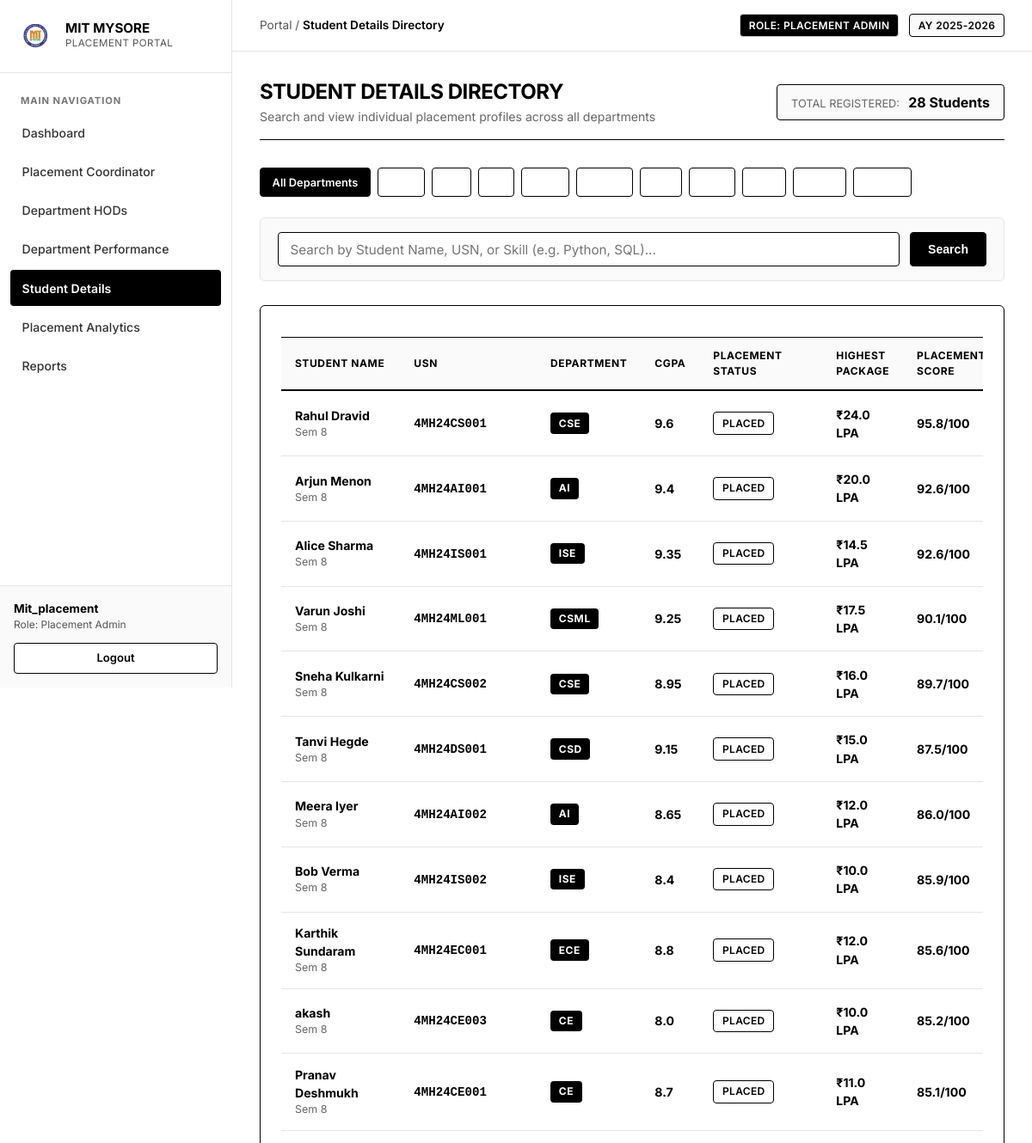
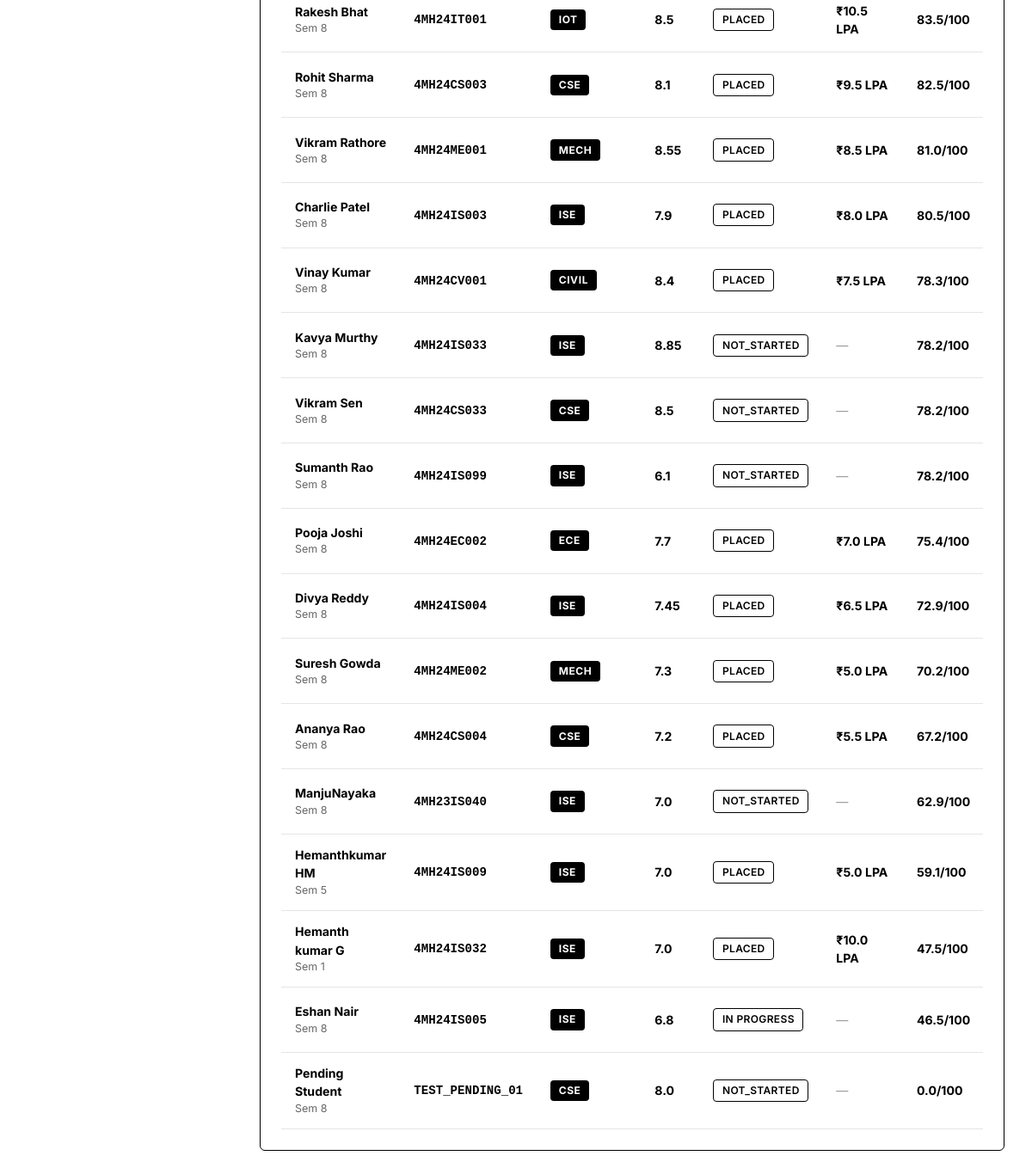
Page /portal/students (signed in) on the committed database (2 pictures, top to bottom).
### models.py (models this page shows, shortened)
class Student(db.Model):
    __tablename__ = 'students'
    usn = db.Column(db.String(20), primary_key=True)
    name = db.Column(db.String(100), nullable=False)
    mobile_number = db.Column(db.String(15), unique=True, nullable=False)
    email = db.Column(db.String(100), unique=True, nullable=True)
    department_id = db.Column(db.Integer, db.ForeignKey('departments.id'), nullable=False)
    semester = db.Column(db.Integer, default=8)
    cgpa = db.Column(db.Float, default=8.0)
    attendance = db.Column(db.Float, default=85.0)
    academic_score = db.Column(db.Float, default=82.0)
    skills = db.Column(db.String(255), default="Python, DSA, SQL")
    programming_languages = db.Column(db.String(255), default="Python, Java, C++")
    technical_skills = db.Column(db.String(255), default="Data Structures, DBMS, Web Development")
    certifications = db.Column(db.String(255), default="Cloud Computing, Full Stack Web Development")
    projects = db.Column(db.Text, default="Smart Placement Portal, AI Resume Screener")
    companies_attended = db.Column(db.Integer, default=0)
    companies_selected = db.Column(db.Integer, default=0)
    offers_count = db.Column(db.Integer, default=0)
    highest_package = db.Column(db.Float, default=0.0)  # in LPA
    average_package = db.Column(db.Float, default=0.0)  # in LPA
    placement_status = db.Column(db.String(50), default="NOT_STARTED") # PLACED, IN_PROCESS, NOT_STARTED, NOT_PLACED
    placement_approval_status = db.Column(db.String(50), default="APPROVED") # PENDING, APPROVED, REJECTED
    approved_by = db.Column(db.String(100), nullable=True)
    approved_at = db.Column(db.DateTime, nullable=True)
    rejected_by = db.Column(db.String(100), nullable=True)
    rejected_at = db.Column(db.DateTime, nullable=True)
    rejection_reason = db.Column(db.Text, nullable=True)
    resume = db.Column(db.String(255), default="Resume_Uploaded.pdf")
    performance = db.relationship('PerformanceRecord', backref='student', uselist=False, lazy=True)
    account_link = db.relationship('StudentAccountLink', backref='student', uselist=False, lazy=True)
    recommendations = db.relationship('LearningRecommendation', backref='student', lazy=True, order_by='LearningRecommendation.created_at.desc()')
    youtube_lessons = db.relationship('YouTubeLesson', backref='student', lazy=True, order_by='YouTubeLesson.created_at.desc()')
    quiz_attempts = db.relationship('QuizAttempt', backref='student', lazy=True, order_by='QuizAttempt.attempted_at.desc()')
    interview_sessions = db.relationship('MockInterviewSession', backref='student', lazy=True, order_by='MockInterviewSession.started_at.desc()')
    @property
    def placement_score(self):
        if self.performance:
            return round(self.performance.overall_aggregate, 1)
        return 0.0

class Department(db.Model):
    __tablename__ = 'departments'
    id = db.Column(db.Integer, primary_key=True)
    code = db.Column(db.String(20), unique=True, nullable=False)
    name = db.Column(db.String(100), unique=True, nullable=False)
    hod_name = db.Column(db.String(100), default='Dr. HOD')
    hod_id = db.Column(db.String(50), default='HOD_01')
    hod_email = db.Column(db.String(100), default='hod@mitmysore.in')
    hod_phone = db.Column(db.String(30), default='+91 98450 11223')
    admins = db.relationship('Admin', backref='department', lazy=True)
    students = db.relationship('Student', backref='department', lazy=True)

class PerformanceRecord(db.Model):
    __tablename__ = 'performance_records'
    id = db.Column(db.Integer, primary_key=True)
    student_usn = db.Column(db.String(20), db.ForeignKey('students.usn'), nullable=False, unique=True)
    aptitude_score = db.Column(db.Float, default=0.0)
    gd_status = db.Column(db.Boolean, default=False)
    hr_status = db.Column(db.Boolean, default=False)
    coding_c_score = db.Column(db.Float, default=0.0)
    coding_java_score = db.Column(db.Float, default=0.0)
    coding_dsa_score = db.Column(db.Float, default=0.0)
    technical_interview_score = db.Column(db.Float, default=0.0)
    hr_score = db.Column(db.Float, default=0.0)
    @property
    def coding_overall_score(self):
        return round((self.coding_c_score + self.coding_java_score + self.coding_dsa_score) / 3.0, 1)
    @property
    def overall_aggregate(self):
        coding_avg = self.coding_overall_score
        tech_score = self.technical_interview_score if self.technical_interview_score > 0 else coding_avg
        hr_val = self.hr_score if self.hr_score > 0 else (90.0 if self.hr_status else 45.0)
        gd_val = 90.0 if self.gd_status else 45.0
        score = (self.aptitude_score * 0.25) + (coding_avg * 0.35) + (tech_score * 0.20) + (hr_val * 0.10) + (gd_val * 0.10)
        return round(score, 1)

### app.py (the view)
@app.route('/portal/students')
def portal_students():
    admin = get_current_admin()
    if not admin:
        return redirect(url_for('admin_login'))
    dept_code = request.args.get('dept_code', '').strip().upper()
    search_query = request.args.get('search', '').strip()
    q = Student.query
    if dept_code:
        dept = Department.query.filter_by(code=dept_code).first()
        if dept:
            q = q.filter_by(department_id=dept.id)
    if search_query:
        q = q.filter(
            (Student.usn.ilike(f"%{search_query}%")) |
            (Student.name.ilike(f"%{search_query}%")) |
            (Student.skills.ilike(f"%{search_query}%"))
        )
    students = sorted(q.all(), key=lambda s: (s.placement_score, s.highest_package), reverse=True)
    return render_template(
        'portal_students.html',
        active_page='students',
        admin=admin,
        students=students,
        selected_dept=dept_code,
        search_query=search_query
    )

### app.py (called while the page is built)
@app.after_request
def add_security_headers(response):
    response.headers["Cache-Control"] = "no-cache, no-store, must-revalidate, max-age=0"
    response.headers["Pragma"] = "no-cache"
    response.headers["Expires"] = "0"
    response.headers["X-Content-Type-Options"] = "nosniff"
    response.headers["X-Frame-Options"] = "DENY"
    return response

def get_current_admin():
    if 'admin_id' not in session:
        return None
    return db.session.get(Admin, session['admin_id'])

### templates/portal_students.html (shortened to what this page needs)
{% extends 'portal_base.html' %}
{% block breadcrumb %}Student Details Directory{% endblock %}
{% block portal_content %}
<div style="display: flex; justify-content: space-between; align-items: center; margin-bottom: 2rem; flex-wrap: wrap; gap: 1rem; border-bottom: 1px solid #000; padding-bottom: 1rem;">
    <div>
        <h2 style="font-size: 1.5rem; font-weight: 700; color: #000; text-transform: uppercase;">Student Details Directory</h2>
        <p style="color: #666; font-size: 0.88rem; margin: 3px 0 0;">
            Search and view individual placement profiles across all departments
        </p>
    </div>
    <div style="background: #fafafa; border: 1px solid #000; padding: 0.5rem 1rem; border-radius: 4px;">
        <span style="color: #666; font-size: 0.8rem; text-transform: uppercase;">Total Registered:</span>
        <strong style="color: #000; font-size: 1rem; margin-left: 0.35rem;">{{ students|length }} Students</strong>
    </div>
</div>
<div style="display: flex; gap: 0.5rem; flex-wrap: wrap; margin-bottom: 1.5rem;">
    <a href="{{ url_for('portal_students') }}" class="btn" style="padding: 0.4rem 0.85rem; font-size: 0.8rem; {% if not selected_dept %}background: #000; color: #fff; border: 1px solid #000;{% else %}background: #fff; color: #000; border: 1px solid #000;{% endif %}">
        All Departments
    </a>
    {% for code in ['CSE', 'CE', 'AI', 'CSD', 'CSML', 'ISE', 'ECE', 'IOT', 'CIVIL', 'MECH'] %}
        <a href="{{ url_for('portal_students', dept_code=code) }}" class="btn" style="padding: 0.4rem 0.85rem; font-size: 0.8rem; {% if selected_dept == code %}background: #000; color: #fff; border: 1px solid #000;{% else %}background: #fff; color: #000; border: 1px solid #000;{% endif %}">
        </a>
    {% endfor %}
</div>
<div class="card" style="padding: 1rem 1.25rem; margin-bottom: 1.75rem; border: 1px solid #e5e5e5; background: #fafafa;">
    <form method="GET" action="{{ url_for('portal_students') }}" style="display: flex; gap: 0.75rem;">
        <input type="text" name="search" value="{{ search_query }}" placeholder="Search by Student Name, USN, or Skill (e.g. Python, SQL)..." class="form-control" style="flex: 1; padding: 0.6rem 0.85rem; border: 1px solid #000;">
        <button type="submit" class="btn" style="padding: 0.6rem 1.25rem; background: #000; color: #fff; border: 1px solid #000;">Search</button>
    </form>
</div>
<div class="card" style="border: 1px solid #000; padding: 1.5rem;">
    <div style="overflow-x: auto;">
        <table class="portal-table">
            <thead>
                <tr>
                    <th>Student Name</th>
                    <th>USN</th>
                    <th>Department</th>
                    <th>CGPA</th>
                    <th>Placement Status</th>
                    <th>Highest Package</th>
                    <th>Placement Score</th>
                </tr>
            </thead>
            <tbody>
                {% for st in students %}
                <tr onclick="window.location.href='{{ url_for('portal_student_details', usn=st.usn) }}'" style="cursor: pointer;">
                    <td>
                        <div style="font-weight: 700;">{{ st.name }}</div>
                        <div style="font-size: 0.78rem; color: #666;">Sem {{ st.semester }}</div>
                    </td>
                    <td>
                        <span style="font-family: monospace; font-weight: 600;">{{ st.usn }}</span>
                    </td>
                    <td>
                        <span class="badge-dept">{{ st.department.code }}</span>
                    </td>
                    <td><strong>{{ st.cgpa }}</strong></td>
                    <td>
                        <span class="badge" style="border: 1px solid #000; background: #fff; color: #000;">
                            {{ st.placement_status }}
                        </span>
                    </td>
                    <td>
                        {% if st.highest_package > 0 %}
                            <strong>₹{{ st.highest_package }} LPA</strong>
                        {% else %}
                            <span style="color: #999;">—</span>
                        {% endif %}
                    </td>
                    <td>
                        <div style="font-weight: 700;">{{ st.placement_score }}/100</div>
                    </td>
                </tr>
                {% else %}
                <tr>
                    <td colspan="8" style="text-align: center; padding: 2rem; color: #666;">
                        No students found matching your criteria.
                    </td>
                </tr>
                {% endfor %}
            </tbody>
        </table>
    </div>
</div>
{% endblock %}

### static/css/style.css (style rules this page uses)
:root { --bg-page: #FFFFFF; --bg-card: #FFFFFF; --bg-subtle: #FAFAFA; --bg-hover: #F5F5F5; --text-primary: #000000; --text-secondary: #555555; --text-muted: #777777; --border-dark: #000000; --border-light: #E5E5E5; --border-mid: #CCCCCC; --font-sans: 'Inter', -apple-system, BlinkMacSystemFont, "Segoe UI", Roboto, sans-serif; }
* { box-sizing: border-box; margin: 0; padding: 0; }
body { font-family: var(--font-sans); background-color: var(--bg-page); color: var(--text-primary); min-height: 100vh; display: flex; flex-direction: column; line-height: 1.5; -webkit-font-smoothing: antialiased; }
a { color: var(--text-primary); text-decoration: underline; transition: opacity 0.15s ease; }
h1, h2, h3, h4, h5, h6 { color: var(--text-primary); font-weight: 700; letter-spacing: -0.02em; line-height: 1.25; }
.btn { display: inline-flex; align-items: center; justify-content: center; gap: 0.4rem; background-color: #000000; color: #FFFFFF !important; padding: 0.65rem 1.25rem; border: 1px solid #000000; border-radius: 4px; font-weight: 600; font-size: 0.88rem; cursor: pointer; text-decoration: none; transition: background-color 0.15s ease, color 0.15s ease; }
.glass-panel, .card { background-color: var(--bg-card); border: 1px solid var(--border-light); border-radius: 6px; padding: 1.5rem; margin-bottom: 1.5rem; box-shadow: 0 1px 3px rgba(0, 0, 0, 0.04); }
.form-control { width: 100%; padding: 0.65rem 0.9rem; background-color: #FFFFFF; border: 1px solid var(--border-mid); border-radius: 4px; color: var(--text-primary); font-size: 0.95rem; font-family: inherit; transition: border-color 0.15s ease; }
table, .portal-table { width: 100%; border-collapse: collapse; margin-top: 0.75rem; font-size: 0.88rem; background: #FFFFFF; }
table th, .portal-table th { background-color: var(--bg-subtle); color: var(--text-primary); font-weight: 700; text-transform: uppercase; font-size: 0.75rem; letter-spacing: 0.05em; padding: 0.75rem 1rem; border-top: 1px solid #000000; border-bottom: 2px solid #000000; text-align: left; }
table td, .portal-table td { padding: 0.85rem 1rem; border-bottom: 1px solid var(--border-light); color: var(--text-primary); vertical-align: middle; }
.badge { display: inline-block; padding: 0.2rem 0.6rem; border-radius: 4px; font-size: 0.75rem; font-weight: 600; text-transform: uppercase; letter-spacing: 0.03em; background: var(--bg-subtle); color: var(--text-primary); border: 1px solid var(--border-mid); }
.badge-dept { display: inline-block; padding: 0.2rem 0.6rem; background: #000000; color: #FFFFFF; border-radius: 4px; font-size: 0.75rem; font-weight: 700; letter-spacing: 0.05em; }

### rows in the picture
Student: name "Rahul Dravid", semester "8", usn "4MH24CS001", department.code "CSE", cgpa "9.6", placement_status "PLACED", highest_package "24.0", placement_score "95.8"
Student: name "Arjun Menon", semester "8", usn "4MH24AI001", department.code "AI", cgpa "9.4", placement_status "PLACED", highest_package "20.0", placement_score "92.6"
Student: name "Alice Sharma", semester "8", usn "4MH24IS001", department.code "ISE", cgpa "9.35", placement_status "PLACED", highest_package "14.5", placement_score "92.6"
Student: name "Varun Joshi", semester "8", usn "4MH24ML001", department.code "CSML", cgpa "9.25", placement_status "PLACED", highest_package "17.5", placement_score "90.1"
Student: name "Sneha Kulkarni", semester "8", usn "4MH24CS002", department.code "CSE", cgpa "8.95", placement_status "PLACED", highest_package "16.0", placement_score "89.7"
Student: name "Tanvi Hegde", semester "8", usn "4MH24DS001", department.code "CSD", cgpa "9.15", placement_status "PLACED", highest_package "15.0", placement_score "87.5"
Student: name "Meera Iyer", semester "8", usn "4MH24AI002", department.code "AI", cgpa "8.65", placement_status "PLACED", highest_package "12.0", placement_score "86.0"
Student: name "Bob Verma", semester "8", usn "4MH24IS002", department.code "ISE", cgpa "8.4", placement_status "PLACED", highest_package "10.0", placement_score "85.9"
Student: name "Karthik Sundaram", semester "8", usn "4MH24EC001", department.code "ECE", cgpa "8.8", placement_status "PLACED", highest_package "12.0", placement_score "85.6"
Student: name "akash", semester "8", usn "4MH24CE003", department.code "CE", cgpa "8.0", placement_status "PLACED", highest_package "10.0", placement_score "85.2"
Student: name "Pranav Deshmukh", semester "8", usn "4MH24CE001", department.code "CE", cgpa "8.7", placement_status "PLACED", highest_package "11.0", placement_score "85.1"
Student: name "Rakesh Bhat", semester "8", usn "4MH24IT001", department.code "IOT", cgpa "8.5", placement_status "PLACED", highest_package "10.5", placement_score "83.5"
Student: name "Rohit Sharma", semester "8", usn "4MH24CS003", department.code "CSE", cgpa "8.1", placement_status "PLACED", highest_package "9.5", placement_score "82.5"
Student: name "Vikram Rathore", semester "8", usn "4MH24ME001", department.code "MECH", cgpa "8.55", placement_status "PLACED", highest_package "8.5", placement_score "81.0"
Student: name "Charlie Patel", semester "8", usn "4MH24IS003", department.code "ISE", cgpa "7.9", placement_status "PLACED", highest_package "8.0", placement_score "80.5"
Student: name "Vinay Kumar", semester "8", usn "4MH24CV001", department.code "CIVIL", cgpa "8.4", placement_status "PLACED", highest_package "7.5", placement_score "78.3"
Student: name "Kavya Murthy", semester "8", usn "4MH24IS033", department.code "ISE", cgpa "8.85", placement_status "NOT_STARTED", placement_score "78.2"
Student: name "Vikram Sen", semester "8", usn "4MH24CS033", department.code "CSE", cgpa "8.5", placement_status "NOT_STARTED", placement_score "78.2"
Student: name "Sumanth Rao", semester "8", usn "4MH24IS099", department.code "ISE", cgpa "6.1", placement_status "NOT_STARTED", placement_score "78.2"
Student: name "Pooja Joshi", semester "8", usn "4MH24EC002", department.code "ECE", cgpa "7.7", placement_status "PLACED", highest_package "7.0", placement_score "75.4"
Student: name "Divya Reddy", semester "8", usn "4MH24IS004", department.code "ISE", cgpa "7.45", placement_status "PLACED", highest_package "6.5", placement_score "72.9"
Student: name "Suresh Gowda", semester "8", usn "4MH24ME002", department.code "MECH", cgpa "7.3", placement_status "PLACED", highest_package "5.0", placement_score "70.2"
Student: name "Ananya Rao", semester "8", usn "4MH24CS004", department.code "CSE", cgpa "7.2", placement_status "PLACED", highest_package "5.5", placement_score "67.2"
Student: name "ManjuNayaka", semester "8", usn "4MH23IS040", department.code "ISE", cgpa "7.0", placement_status "NOT_STARTED", placement_score "62.9"
Student: name "Hemanthkumar HM", semester "5", usn "4MH24IS009", department.code "ISE", cgpa "7.0", placement_status "PLACED", highest_package "5.0", placement_score "59.1"
Student: name "Hemanth kumar G", semester "1", usn "4MH24IS032", department.code "ISE", cgpa "7.0", placement_status "PLACED", highest_package "10.0", placement_score "47.5"
Student: name "Eshan Nair", semester "8", usn "4MH24IS005", department.code "ISE", cgpa "6.8", placement_status "IN PROGRESS", placement_score "46.5"
Student: name "Pending Student", semester "8", usn "TEST_PENDING_01", department.code "CSE", cgpa "8.0", placement_status "NOT_STARTED", placement_score "0.0"

### other values in the picture
{{ students|length }} "28"
